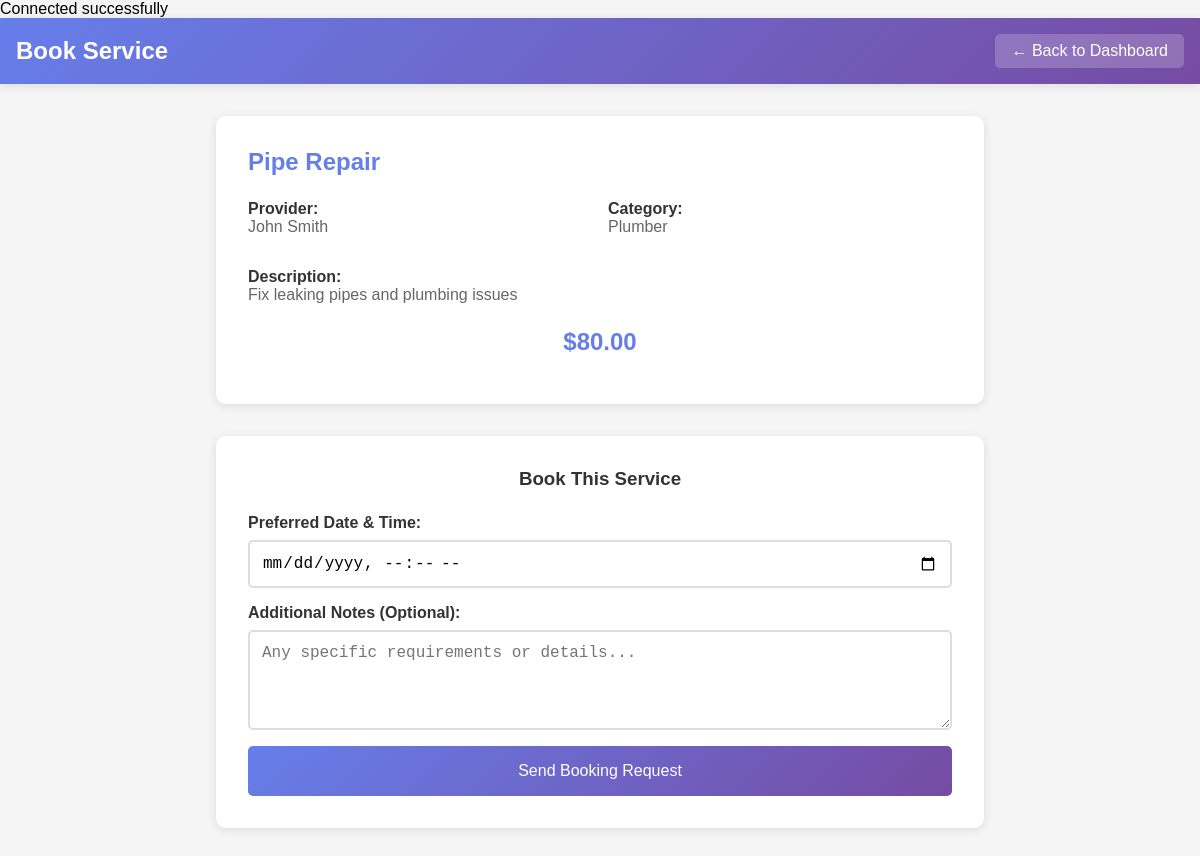
The page /book_service.php?service_id=1 (signed in) on the database its author committed.
### tables this page shows
CREATE TABLE services (
    id INT AUTO_INCREMENT PRIMARY KEY,
    user_id INT,
    service_name VARCHAR(100) NOT NULL,
    description TEXT,
    price DECIMAL(10,2),
    created_at TIMESTAMP DEFAULT CURRENT_TIMESTAMP,
    FOREIGN KEY (user_id) REFERENCES users(id) ON DELETE CASCADE
);

CREATE TABLE users (
    id INT AUTO_INCREMENT PRIMARY KEY,
    name VARCHAR(100) NOT NULL,
    email VARCHAR(100) UNIQUE NOT NULL,
    password VARCHAR(255) NOT NULL,
    phone VARCHAR(20),
    address TEXT,
    service_type VARCHAR(100),
    hourly_rate DECIMAL(10,2),
    created_at TIMESTAMP DEFAULT CURRENT_TIMESTAMP
);

### book_service.php (the view, shortened to what this page needs)
<?php
require_once 'db_conn.php';
$service_id = $_GET['service_id'] ?? 0;
$stmt = $pdo->prepare("
    SELECT s.*, u.name as provider_name, u.service_type
    FROM services s
    JOIN users u ON s.user_id = u.id
    WHERE s.id = ?
");
$stmt->execute([$service_id]);
$service = $stmt->fetch();
?>
<!DOCTYPE html>
<html lang="en">
<head>
</head>
<body>
    <div class="header">
        <div class="header-content">
            <h1>Book Service</h1>
            <a href="client_dashboard.php" class="btn">← Back to Dashboard</a>
        </div>
    </div>
    <div class="container">
        <div class="service-details">
            <h2><?php echo htmlspecialchars($service['service_name']); ?></h2>
            <div class="service-info">
                <div class="info-item">
                    <div class="info-label">Provider:</div>
                    <div class="info-value"><?php echo htmlspecialchars($service['provider_name']); ?></div>
                </div>
                <div class="info-item">
                    <div class="info-label">Category:</div>
                    <div class="info-value"><?php echo htmlspecialchars($service['service_type']); ?></div>
                </div>
            </div>
            <div class="info-item">
                <div class="info-label">Description:</div>
                <div class="info-value"><?php echo htmlspecialchars($service['description']); ?></div>
            </div>
            <div class="price-highlight">
                $<?php echo number_format($service['price'], 2); ?>
            </div>
        </div>
        <?php if (!isset($success)): ?>
        <div class="booking-form">
            <h3>Book This Service</h3>
            <form method="POST">
                <div class="form-group">
                    <label for="booking_date">Preferred Date & Time:</label>
                    <input type="datetime-local" name="booking_date" id="booking_date" required min="<?php echo date('Y-m-d\TH:i'); ?>">
                </div>
                <div class="form-group">
                    <label for="notes">Additional Notes (Optional):</label>
                    <textarea name="notes" id="notes" placeholder="Any specific requirements or details..."></textarea>
                </div>
                <button type="submit" class="btn-primary">Send Booking Request</button>
            </form>
        </div>
        <?php endif; ?>
    </div>
</body>
</html>

### book_service.php (style rules this page uses)
* { margin: 0; padding: 0; box-sizing: border-box; }
body { font-family: 'Arial', sans-serif; background: #f5f5f5; min-height: 100vh; }
.header { background: linear-gradient(135deg, #667eea 0%, #764ba2 100%); color: white; padding: 1rem 0; box-shadow: 0 2px 10px rgba(0,0,0,0.1); }
.header-content { max-width: 1200px; margin: 0 auto; display: flex; justify-content: space-between; align-items: center; padding: 0 1rem; }
.header h1 { font-size: 1.5rem; }
.btn { padding: 0.5rem 1rem; background: rgba(255,255,255,0.2); color: white; text-decoration: none; border-radius: 5px; transition: background 0.3s; }
.container { max-width: 800px; margin: 2rem auto; padding: 0 1rem; }
.service-details { background: white; border-radius: 10px; padding: 2rem; box-shadow: 0 2px 10px rgba(0,0,0,0.1); margin-bottom: 2rem; }
.service-details h2 { color: #667eea; margin-bottom: 1rem; }
.service-info { display: grid; grid-template-columns: 1fr 1fr; gap: 1rem; margin-bottom: 1rem; }
.info-item { padding: 0.5rem 0; }
.info-label { font-weight: bold; color: #333; }
.info-value { color: #666; }
.price-highlight { font-size: 1.5rem; font-weight: bold; color: #667eea; text-align: center; margin: 1rem 0; }
.booking-form { background: white; border-radius: 10px; padding: 2rem; box-shadow: 0 2px 10px rgba(0,0,0,0.1); }
.booking-form h3 { color: #333; margin-bottom: 1.5rem; text-align: center; }
.form-group { margin-bottom: 1rem; }
label { display: block; margin-bottom: 0.5rem; color: #333; font-weight: bold; }
input, textarea { width: 100%; padding: 0.75rem; border: 2px solid #ddd; border-radius: 5px; font-size: 1rem; transition: border-color 0.3s; }
textarea { height: 100px; resize: vertical; }
.btn-primary { width: 100%; background: linear-gradient(135deg, #667eea 0%, #764ba2 100%); color: white; padding: 1rem; border: none; border-radius: 5px; font-size: 1rem; cursor: pointer; transition: transform 0.2s; }

### rows shown on the page
services: service_name "Pipe Repair", user.name "John Smith", user.service_type "Plumber", description "Fix leaking pipes and plumbing issues", price "80.00"
